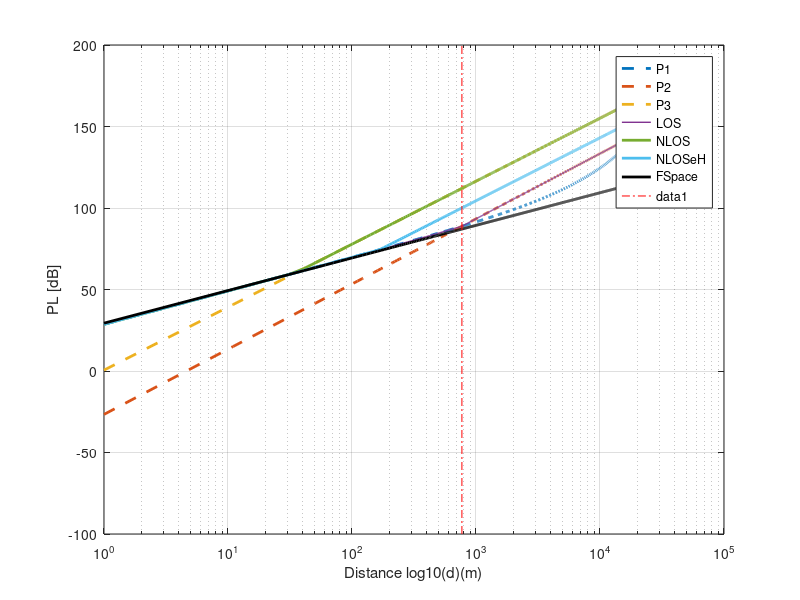
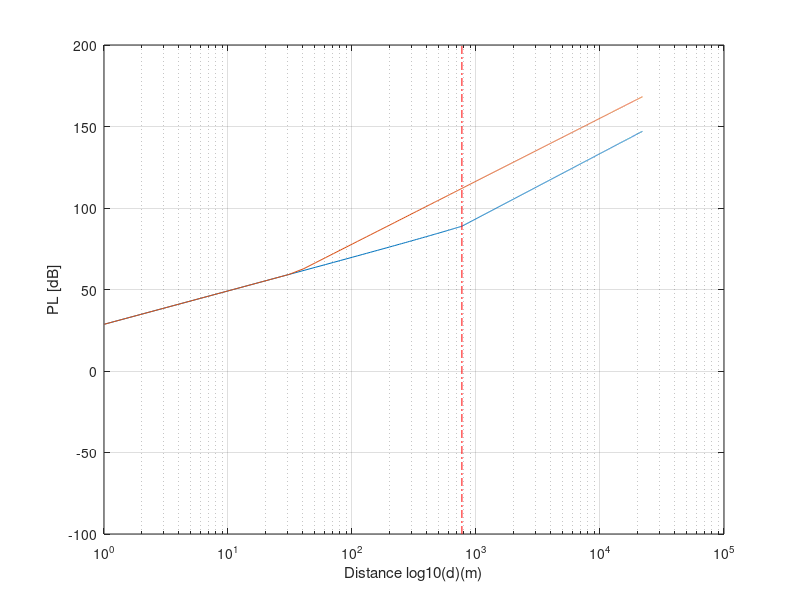

The MATLAB script that drew these images, in order:
clear all
   
drange=1:10:22000;
fGHz=0.700;
 
 
%%% Constants
rmaH=5; % Avg Building heights
hBS=35;
hUT=1.5; % UT height
C=3e8;
dBP=2*pi*hBS*hUT*fGHz*1e9/C;


C1 = min(0.03*(rmaH^ 1.72), 10);
C2 = min(0.044*(rmaH^ 1.72), 14.77);
C3 = 0.002 * log10(rmaH);
W=20;
%%% nlos constansts
C4=161.04-7.1*log10(W)+7.5*log10(rmaH);
C5=-(24.37-3.7*(rmaH/hBS)^2)*log10(hBS);
C6=(43.42-3.1*log10(hBS));
C7=20*log10(fGHz)-(3.2*(log10(11.75*hUT)^2)-4.97);

%%% Evalate P1
indx=1;
P1=[];
P2=[];
LOS=[];
NLOS=[];
NLOSeH=[];
NLOSeS=[];
NLOSeHS=[];
FS=[];

%Fixed pre-calculation of P1(dBP) for use in P2
 
P1_dBP=20*log10(40*pi*dBP*fGHz/3)+C1*log10(dBP)-C2+C3*dBP;
lineval=[];
 
for d2D=drange
    d3D = sqrt (d2D^2 + (hBS-hUT)^2);
    lineval(indx,1:3)= [d3D d2D d3D-d2D];
      d3D=d2D;

    FS(indx)= 20*log10(d3D) + 20*log10(fGHz)+32.45;
    P1(indx)=20*log10(40*pi*d3D*fGHz/3)+C1*log10(d3D)-C2+C3*d3D;
     
  
    
    P2(indx)=P1_dBP+40*log10(d3D/dBP);
    
    P3(indx)=C4+C5+C6*(log10(d3D)-3)+C7;
    
    if d2D<dBP
        LOS(indx)=P1(indx);
    else
        LOS(indx)=P2(indx);
    end
    
    NLOS(indx)=max(LOS(indx),P3(indx));
    NLOSeH(indx)=max(LOS(indx),P3(indx)-12);
    NLOSeS(indx)=max(LOS(indx),P3(indx))-12;
   if d2D<dBP
       NLOSeHS(indx)=NLOS(indx);
   else
       NLOSeHS(indx)=NLOSeS(indx);
    end
 
    indx=indx+1;
end
bpline=[dBP,-100;dBP,200];

figure;

semilogx(drange ,P1,'LineStyle','--','LineWidth',2)  % d Normalized to 1km
hold all
semilogx(drange,P2,'LineStyle','--','LineWidth',2)  % d Normalized to 1km
semilogx(drange ,P3,'LineStyle','--','LineWidth',2)  % d Normalized to 1km

semilogx(drange ,LOS,  'LineWidth',1)  % d Normalized to 1km
semilogx(drange ,NLOS, 'LineWidth',2)  % d Normalized to 1km
semilogx(drange ,NLOSeH,'LineWidth',2)  % d Normalized to 1km
% semilogx(drange ,NLOSeS,'LineWidth',2)  % d Normalized to 1km
% semilogx(drange ,NLOSeHS,'LineWidth',2)  % d Normalized to 1km
semilogx(drange ,FS,'k','LineWidth',2);
grid on;


legend('P1','P2','P3','LOS','NLOS','NLOSeH' ,  'FSpace');
h=line(bpline(:,1),bpline(:,2));
set(h,'Color',[1,0,0])
set(h,'LineStyle','-.');
ylabel('PL [dB]')
xlabel('Distance log10(d)(m)')



figure;

bpline=[dBP,-100;dBP,200];
semilogx(drange ,LOS)  % d Normalized to 1km
hold all
grid on
semilogx(drange ,NLOS)  % d Normalized to 1km
h=line(bpline(:,1),bpline(:,2));
set(h,'Color',[1,0,0])
set(h,'LineStyle','-.');
ylabel('PL [dB]')
xlabel('Distance log10(d)(m)')


